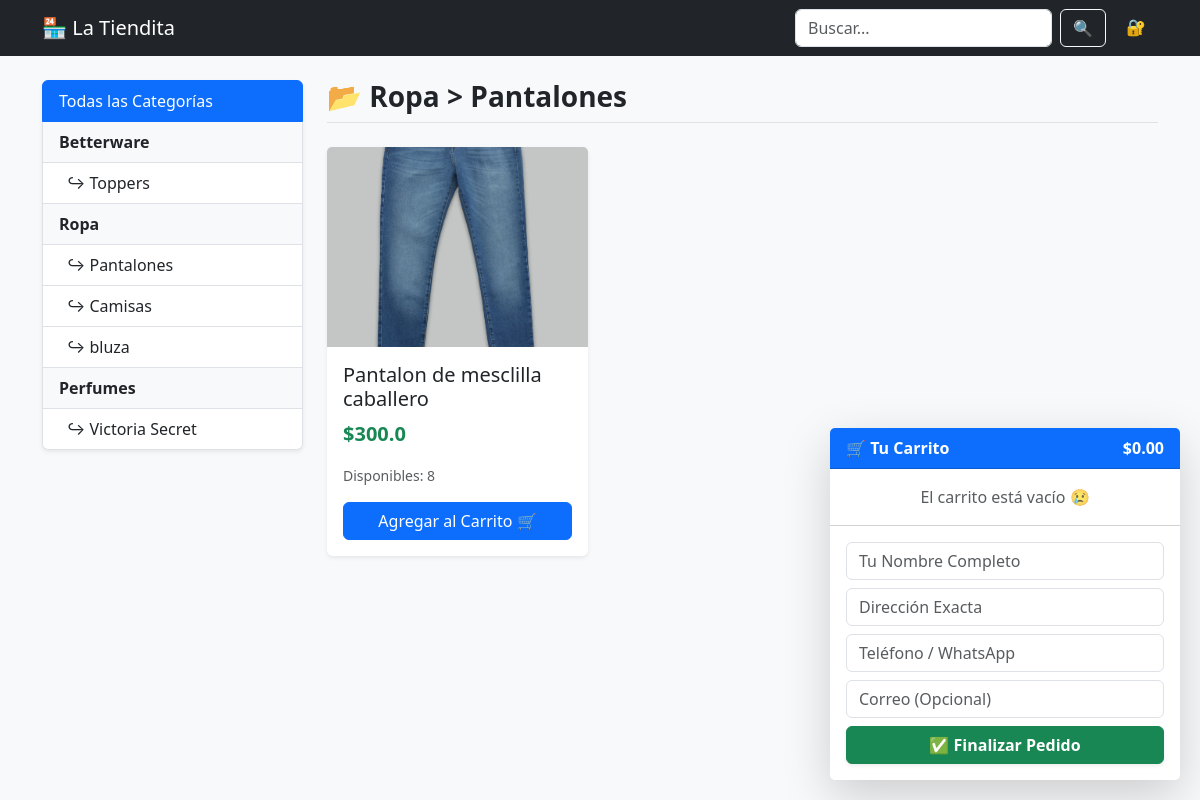
Screenshot of /categoria/2 with the database file from the repository.
### app.py (models this page shows)
class Categoria(db.Model):
    id = db.Column(db.Integer, primary_key=True)
    nombre = db.Column(db.String(50), nullable=False, unique=True)
    subcategorias = db.relationship('SubCategoria', backref='categoria', lazy=True, cascade="all, delete-orphan")

class SubCategoria(db.Model):
    id = db.Column(db.Integer, primary_key=True)
    nombre = db.Column(db.String(50), nullable=False)
    categoria_id = db.Column(db.Integer, db.ForeignKey('categoria.id'), nullable=False)
    productos = db.relationship('Producto', backref='subcategoria', lazy=True, cascade="all, delete-orphan")

class Producto(db.Model):
    id = db.Column(db.Integer, primary_key=True)
    nombre = db.Column(db.String(100), nullable=False)
    precio = db.Column(db.Float, nullable=False)
    existencia = db.Column(db.Integer, default=0)
    imagen_filename = db.Column(db.String(150), default='default.png')
    subcategoria_id = db.Column(db.Integer, db.ForeignKey('sub_categoria.id'), nullable=False)

### app.py (the view)
@app.route('/categoria/<int:sub_id>')
def ver_subcategoria(sub_id):
    subcategoria = db.session.get(SubCategoria, sub_id)
    if not subcategoria: return redirect(url_for('index'))
    categorias = Categoria.query.all()
    return render_template('tienda.html', categorias=categorias, productos=subcategoria.productos, sub_actual=subcategoria, es_home=False)

### templates/tienda.html (shortened to what this page needs)
<!DOCTYPE html>
<html lang="es">
<head>
    <link href="https://cdn.jsdelivr.net/npm/bootstrap@5.3.0/dist/css/bootstrap.min.css" rel="stylesheet">
</head>
<body class="bg-light">
    <nav class="navbar navbar-expand-lg navbar-dark bg-dark sticky-top">
        <div class="container">
            <a class="navbar-brand" href="{{ url_for('index') }}">🏪 La Tiendita</a>
            <div class="d-flex">
                <form class="d-flex me-2" action="{{ url_for('buscar') }}" method="GET">
                    <input class="form-control me-2" type="search" name="q" placeholder="Buscar..." value="{{ busqueda if busqueda else '' }}">
                    <button class="btn btn-outline-light" type="submit">🔍</button>
                </form>
                {% if session.get('user_id') %}
                    <a href="{{ url_for('admin') }}" class="btn btn-warning fw-bold">⚙️ Panel</a>
                {% else %}
                    <a href="{{ url_for('login') }}" class="btn btn-outline-secondary border-0" title="Acceso Admin">🔐</a>
                {% endif %}
            </div>
        </div>
    </nav>
    <div class="container py-4">
        <div class="row">
            <div class="col-md-3 mb-4">
                <div class="list-group shadow-sm">
                    <a href="{{ url_for('index') }}" class="list-group-item list-group-item-action active">Todas las Categorías</a>
                    {% for cat in categorias %}
                        <div class="list-group-item fw-bold bg-light">{{ cat.nombre }}</div>
                        {% for sub in cat.subcategorias %}
                            <a href="{{ url_for('ver_subcategoria', sub_id=sub.id) }}" class="list-group-item list-group-item-action ps-4">
                                ↪ {{ sub.nombre }}
                            </a>
                        {% endfor %}
                    {% endfor %}
                </div>
            </div>
            <div class="col-md-9">
                <h3 class="mb-4 fw-bold text-dark border-bottom pb-2">
                    {% if es_home %}
                        🚀 Explora lo más nuevo
                    {% elif busqueda %}
                        🔍 Resultados para: "{{ busqueda }}"
                    {% elif sub_actual %}
                        📂 {{ sub_actual.categoria.nombre }} > {{ sub_actual.nombre }}
                    {% endif %}
                </h3>
                <div class="row">
                    {% for prod in productos %}
                    <div class="col-md-4 mb-4">
                        <div class="card h-100 producto-card shadow-sm border-0">
                            <img src="{{ url_for('static', filename='uploads/' + prod.imagen_filename) }}" class="card-img-top" alt="{{ prod.nombre }}">
                            <div class="card-body d-flex flex-column">
                                <h5 class="card-title">{{ prod.nombre }}</h5>
                                <p class="card-text fw-bold text-success fs-5">${{ prod.precio }}</p>
                                <p class="text-muted small">Disponibles: {{ prod.existencia }}</p>
                                {% if prod.existencia > 0 %}
                                <button class="btn btn-primary mt-auto w-100" onclick="agregarAlCarrito({{ prod.id }}, '{{ prod.nombre }}', {{ prod.precio }})">
                                    Agregar al Carrito 🛒
                                </button>
                                {% else %}
                                <button class="btn btn-secondary mt-auto w-100" disabled>Agotado 🚫</button>
                                {% endif %}
                            </div>
                        </div>
                    </div>
                    {% endfor %}
                </div>
            </div>
        </div>
    </div>
    <div class="card shadow-lg border-0" style="position: fixed; bottom: 20px; right: 20px; width: 350px; z-index: 1000;">
        <div class="card-header bg-primary text-white d-flex justify-content-between fw-bold">
            <span>🛒 Tu Carrito</span>
            <span id="total-carrito">$0.00</span>
        </div>
        <div class="card-body p-0">
            <ul id="lista-carrito" class="list-group list-group-flush" style="max-height: 200px; overflow-y: auto;">
                </ul>
        </div>
        <div class="card-footer p-3 bg-white">
            <input type="text" id="cliente-nombre" class="form-control mb-2" placeholder="Tu Nombre Completo">
            <input type="text" id="cliente-direccion" class="form-control mb-2" placeholder="Dirección Exacta">
            <input type="tel" id="cliente-telefono" class="form-control mb-2" placeholder="Teléfono / WhatsApp">
            <input type="email" id="cliente-correo" class="form-control mb-2" placeholder="Correo (Opcional)">
            <button class="btn btn-success w-100 fw-bold shadow-sm" onclick="enviarPedido()">✅ Finalizar Pedido</button>
        </div>
    </div>
</body>
</html>

### templates/tienda.html (style rules this page uses)
.producto-card img { height: 200px; object-fit: cover; }

### rows the page displays
Categoria: nombre "Betterware"
SubCategoria: nombre "Toppers"
Categoria: nombre "Ropa", categoria.nombre "Ropa"
SubCategoria: nombre "Pantalones"
SubCategoria: nombre "Camisas"
SubCategoria: nombre "bluza"
Categoria: nombre "Perfumes"
SubCategoria: nombre "Victoria Secret"
Producto: imagen_filename (picture), nombre "Pantalon de mesclilla caballero", precio "300.0", existencia "8"
